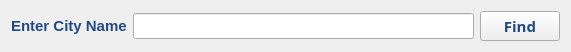
     <widget class="QWidget" name="layoutWidget">
      <property name="geometry">
       <rect>
        <x>650</x>
        <y>10</y>
        <width>571</width>
        <height>41</height>
       </rect>
      </property>
      <layout class="QHBoxLayout" name="horizontalLayout">
       <item>
        <widget class="QLabel" name="queryLabel_2">
         <property name="font">
          <font>
           <family>Yu Gothic UI</family>
           <pointsize>11</pointsize>
           <weight>75</weight>
           <bold>true</bold>
          </font>
         </property>
         <property name="styleSheet">
          <string notr="true">border-color: rgb(32, 74, 135);</string>
         </property>
         <property name="text">
          <string>&lt;html&gt;&lt;head/&gt;&lt;body&gt;&lt;p&gt;&lt;span style=&quot; color:#204a87;&quot;&gt;Enter City Name&lt;/span&gt;&lt;/p&gt;&lt;/body&gt;&lt;/html&gt;</string>
         </property>
        </widget>
       </item>
       <item>
        <widget class="QLineEdit" name="query_2">
         <property name="font">
          <font>
           <family>Yu Gothic UI</family>
           <pointsize>11</pointsize>
          </font>
         </property>
         <property name="styleSheet">
          <string notr="true">color:rgb(32, 74, 135);
border-color: rgb(255, 255, 255);</string>
         </property>
        </widget>
       </item>
       <item>
        <widget class="QPushButton" name="queryButton_2">
         <property name="font">
          <font>
           <family>aakar</family>
           <pointsize>11</pointsize>
           <weight>75</weight>
           <bold>true</bold>
          </font>
         </property>
         <property name="styleSheet">
          <string notr="true">color:rgb(32, 74, 135)</string>
         </property>
         <property name="text">
          <string>Find</string>
         </property>
        </widget>
       </item>
      </layout>
     </widget>
